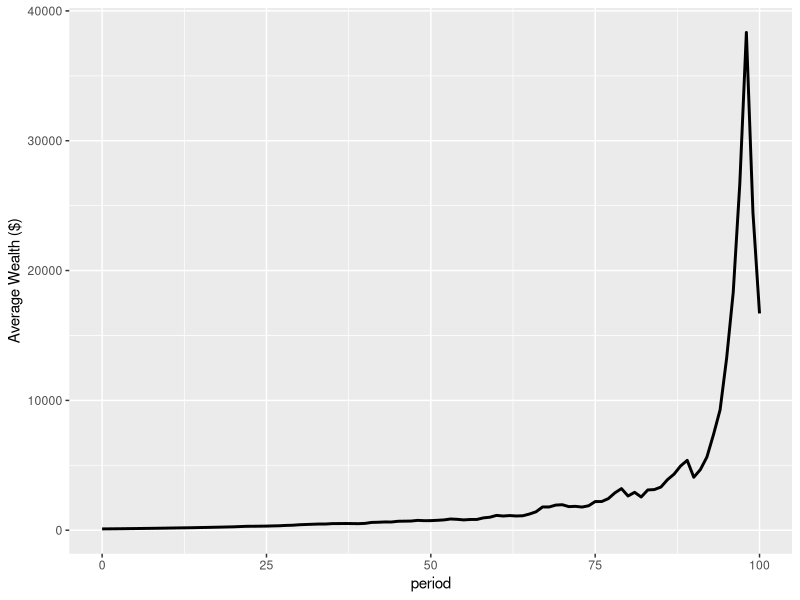
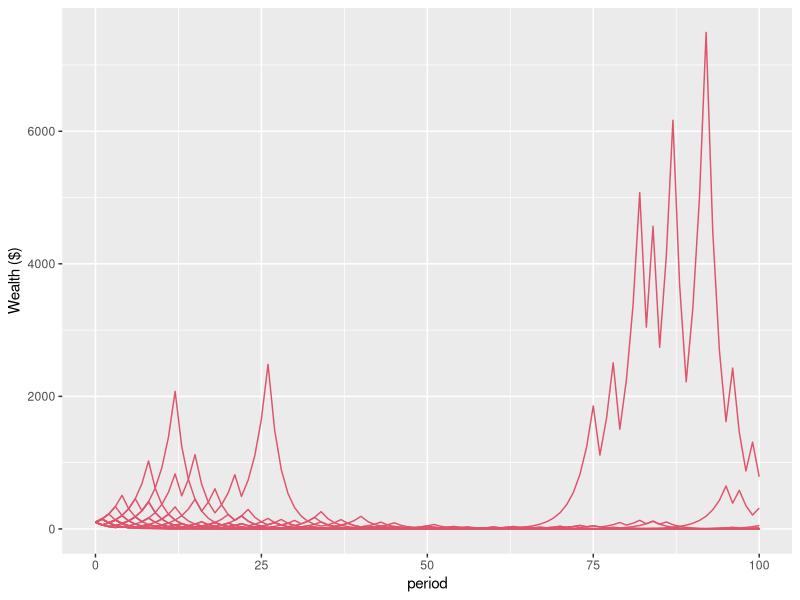
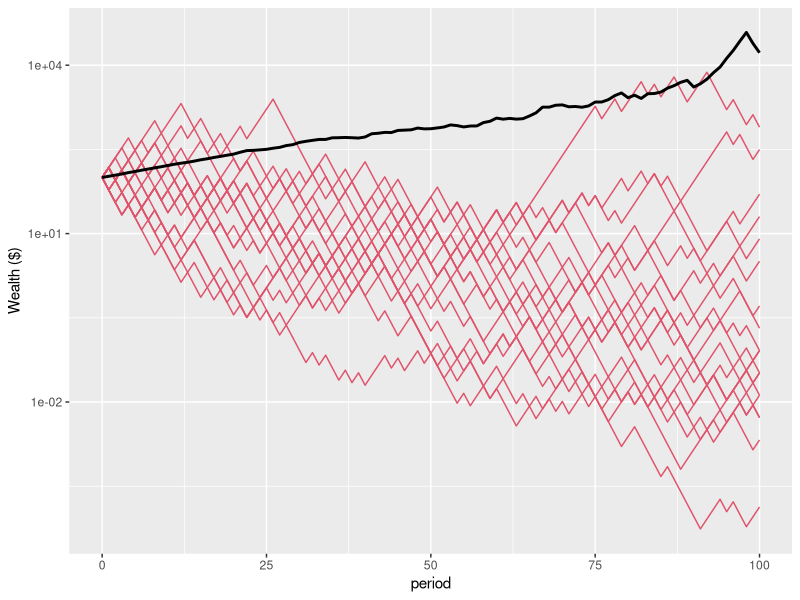
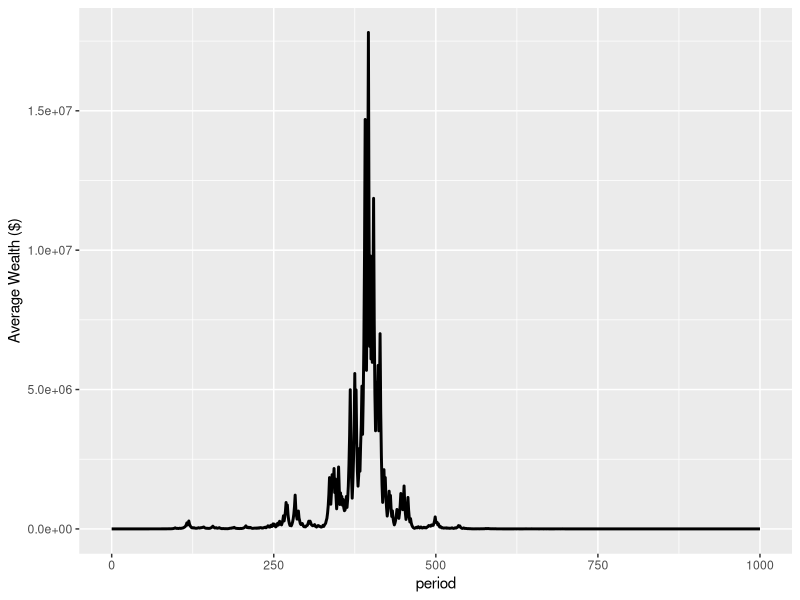
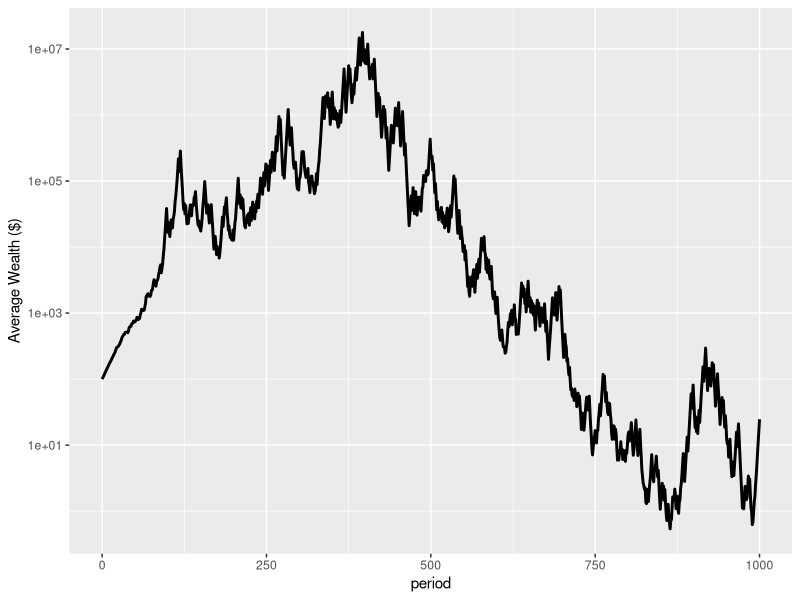

Source code (R) for these figures, in order: (Note: a time limit stopped this script after it produced the figures.)
## ---- chunk 1
#| fig-cap: Average wealth of population
#| label: fig-ergodicity-1

# Load the required packages

library(ggplot2)
library(scales) #use the percent scale later

# Create a function for running of the bets.

bet <- function(p, n, t, start=100, gain, loss, ergodic=FALSE, absorbing=FALSE){

  #p is probability of a gain
  #n is how many people in the simulation
  #t is the number of coin flips simulated for each person
  #start is the number of dollars each person starts with
  #if ergodic=FALSE, gain and loss are the multipliers
  #if ergodic=TRUE, gain and loss are the dollar amounts
  #if absorbing=TRUE, zero wealth ends the series of flips for that person

  params <- as.data.frame(c(p, n, t, start, gain, loss, ergodic, absorbing))
  rownames(params) <- c("p", "n", "t", "start", "gain", "loss", "ergodic", "absorbing")
  colnames(params) <- "value"

  sim <- matrix(data = NA, nrow = t, ncol = n)

  if(ergodic==FALSE){
    for (j in 1:n) {
      x <- start
      for (i in 1:t) {
      outcome <- rbinom(n=1, size=1, prob=p)
      ifelse(outcome==0, x <- x*loss, x <- x*gain)
      sim[i,j] <- x
      }
    }
  }

 if(ergodic==TRUE){
    for (j in 1:n) {
      x <- start 
      for (i in 1:t) {
      outcome <- rbinom(n=1, size=1, prob=p)
      ifelse(outcome==0, x <- x-loss, x <- x+gain)
      sim[i,j] <- x
      if(absorbing==TRUE){
        if(x<0){
          sim[i:t,j] <- 0
            break
        }
        }
      }
    }
  }

  sim <- rbind(rep(start,n), sim) #placing the starting sum in the first row
  sim <- cbind(seq(0,t), sim) #number each period
  sim <- data.frame(sim)
  colnames(sim) <- c("period", paste0("p", 1:n))
  sim <- list(params=params, sim=sim)
  sim
}

# Simulate 10,000 people who accept a series of 1000 50:50 bets to win \$50 or lose \$40 from a starting wealth of \$100.

set.seed(20191215)
nonErgodic <- bet(p=0.5, n=10000, t=1000, gain=1.5, loss=0.6, ergodic=FALSE)

# Create a function to generate summary statistics.

summaryStats <- function(sim, t=100){

  meanW <- mean(as.matrix(sim$sim[(t+1),2:(sim$params[2,]+1)])) # mean wealth
  medianW <- median(as.matrix(sim$sim[(t+1),2:(sim$params[2,]+1)])) # median wealth
  num99 <- sum(sim$sim[(t+1),2:(sim$params[2,]+1)]<(sim$params[4,]/100)) #number who lost more than 99% of their wealth
  per99 <- num99/sim$params[2,]*100 #percentage who lost more than 99% of their wealth
  numGain <- sum(sim$sim[(t+1),2:(sim$params[2,]+1)]>sim$params[4,]) #number who gain
  perGain <- numGain/sim$params[2,]*100 #percentage who gain
  num100 <- sum(sim$sim[(t+1),2:(sim$params[2,]+1)]>(sim$params[4,]*100)) #number who increase their wealth more than 100-fold
  winner <- max(sim$sim[(t+1),2:(sim$params[2,]+1)]) #wealth of wealthiest person
  winnerShare <- winner / sum(sim$sim[(t+1),2:(sim$params[2,]+1)]) #wealth share of wealthiest person

  stats <- data.frame(meanW = meanW, medianW = medianW, num99 = num99, per99 = per99, numGain = numGain, perGain = perGain, num100 = num100, winner = winner, winnerShare = winnerShare)
}

nonErgodicStats <- summaryStats(nonErgodic, 100)

# Create a function for plotting the average wealth of the population over a set number of periods.

averagePlot <- function(sim, t=100){

  basePlot <- ggplot(sim$sim[c(1:(t+1)),], aes(x=period)) +
    labs(y = "Average Wealth ($)")

  averagePlot <- basePlot +
    geom_line(aes(y = rowMeans(sim$sim[c(1:(t+1)),2:(sim$params[2,]+1)])), color = 1, linewidth=1)

  averagePlot
}

averagePlot(nonErgodic, 100)
## ---- chunk 2
#| fig-cap: Path of first 20 people
#| label: fig-ergodicity-2

# Create a function for plotting the path of individuals in the population over a set number of flips.

individualPlot <- function(sim, t, people){

  basePlot <- ggplot(sim$sim[c(1:(t+1)),], aes(x=period)) +
    labs(y = "Wealth ($)")

  for (i in 1:people) {
    basePlot <- basePlot +
      geom_line(aes(y = !!sim$sim[c(1:(t+1)),(i+1)]), color = 2)
  }

basePlot

}

# Plot of the path of the first 20 people over 100 periods (Figure 2).

nonErgodicIndiv <- individualPlot(nonErgodic, 100, 20)
nonErgodicIndiv

## ---- chunk 3
#| fig-cap: Plot of first 20 people against average wealth (log scale)
#| label: fig-ergodicity-3

# Plot both the average outcome and first twenty people on the same plot.

jointPlot <- function(sim, t, subset) {
  individualPlot(sim, t, subset) +
    geom_line(aes(y = rowMeans(sim$sim[c(1:(t+1)),2:(sim$params[2,]+1)])), color = 1, linewidth=1)+
    scale_y_log10()
}

nonErgodicPlot <- jointPlot(sim=nonErgodic, t=100, subset=20)
nonErgodicPlot

## ---- chunk 4
#| fig-cap: Plot of average wealth over 1000 periods
#| label: fig-ergodicity-4

nonErgodicStats1000 <- summaryStats(nonErgodic, 1000)

# Plot the average wealth of the non-ergodic simulation over 1000 periods

averagePlot(nonErgodic, 1000)
## ---- chunk 5
#| fig-cap: Plot of average wealth over 1000 periods (log plot)
#| label: fig-ergodicity-5

# Plot the average wealth of the non-ergodic simulation over 1000 periods using a log plot

averagePlot(nonErgodic, 1000)+
    scale_y_log10()
## ---- chunk 6
#| fig-cap: Average wealth of population applying Kelly criterion (1000 periods)
#| label: fig-ergodicity-6

# Calculate the optimum Kelly bet size.

p <- 0.5
q <- 1-p
b <- (1.5-1)/(1-0.6)
f <- (b*p-q)/b

# Run a simulation using the optimum bet size.

set.seed(20191215)
kelly <- bet(p=0.5, n=10000, t=1000, gain=1+f*b, loss=1-f, ergodic=FALSE)

kellyStats <- summaryStats(kelly, 1000)

# Plot ensemble average of Kelly bets

averagePlotKelly <- averagePlot(kelly, 1000)
averagePlotKelly
## ---- chunk 7
#| fig-cap: Plot of first 20 people applying Kelly criterion against average wealth (log scale, 1000 periods)
#| label: fig-ergodicity-7

# Plot of the path of the first 20 people over 1000 periods

logPlotKelly <- jointPlot(kelly, 1000, 20)
logPlotKelly
## ---- chunk 8
#| fig-cap: Population of accepting types
#| label: fig-ergodicity-8

set.seed(20191215)
evolutionBet <- function(p, n, t, gain, loss){

  #p is probability of a gain
  #region  is how many people in the simulation
  #t is the number of generations simulated

  params <- as.data.frame(c(p, n, t, gain, loss))
  rownames(params) <- c("p", "n", "t", "gain", "loss")
  colnames(params) <- "value"

  sim <- matrix(data = NA, nrow = t, ncol = 1)

  sim <- rbind(n, sim) #placing the starting population in the first row

  for (i in 1:t) {
    for (j in 1:round(n)) {
      outcome <- rbinom(n=1, size=1, prob=p)
      ifelse(outcome==0, x <- loss, x <- gain)
      n <- n + (x-1)
    }
    n <- round(n)
    sim[i+1] <- n #"+1" as have starting population in first row
  }

  sim <- cbind(seq(0,t), sim) #number each period
  sim <- data.frame(sim, row.names=NULL)
  colnames(sim) <- c("period", "n")
  sim <- list(params=params, sim=sim)
  sim
}

evolution <- evolutionBet(p=0.5, n=10000, t=100, gain=1.5, loss=0.6) #more than 100 periods can take a very long time, simulation slows markedly as population grows

# Plot the population growth for the evolutionary scenario (Figure 8).

basePlotEvo <- ggplot(evolution$sim[c(1:101),], aes(x=period))

expectationPlotEvo <- basePlotEvo +
  geom_line(aes(y=n), color = 1, linewidth=1) +
  labs(y = "Population")

expectationPlotEvo
